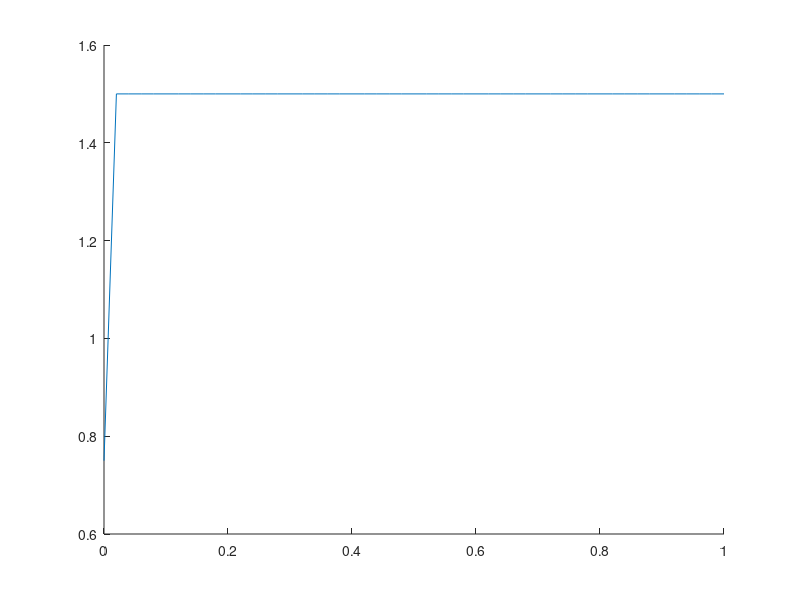
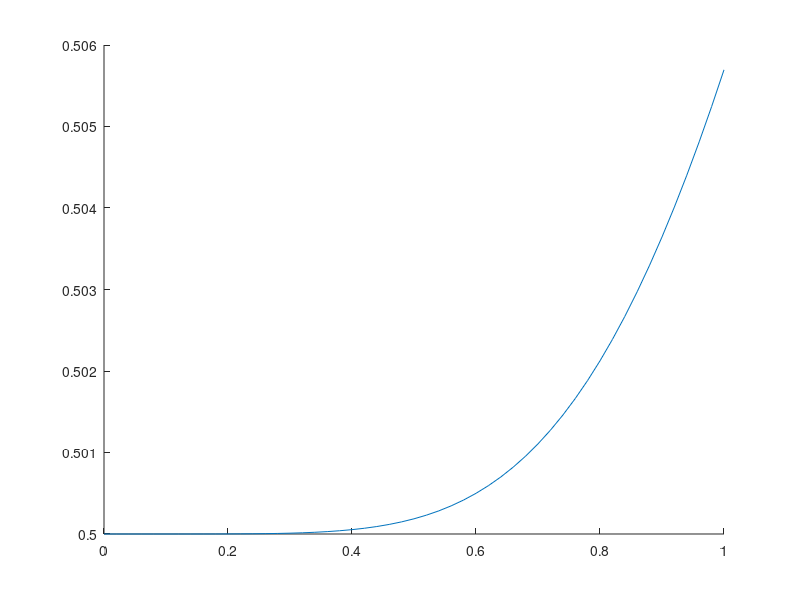
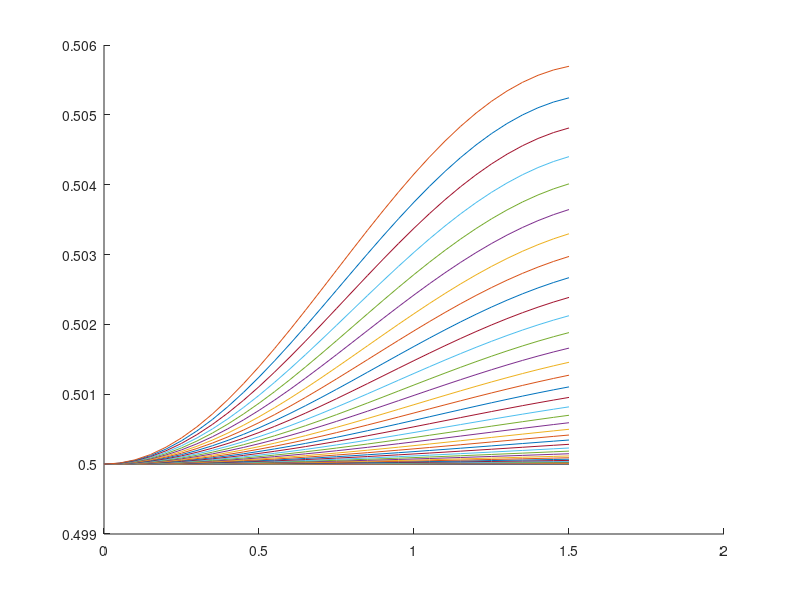

Recreate these plots in MATLAB, in order.
%20180121
%Compute CXZ and CYZ OTOC for intergrable model
N_spin=100;
J=1;
tlist=0:0.01:0.5;
glist=.0:0.1:3;
%t=0.16*12;
cnst=0.5;
H11=diag(ones(1,N_spin-1),1);
% H11(1,N_spin)=-1;
H12=H11-transpose(H11);
% H12(1,N_spin)=1;
% H12(N_spin,1)=-1;
H11=H11+transpose(H11);
H_int=-J/2*[H11,H12; % XX
    -H12,-H11];
% H_int=-J*[H11,cnst*H12; % XX+YY+cnst(XX-YY)
%     -cnst*H12,-H11];
rho0=diag([ones(1,N_spin),-ones(1,N_spin)]);
rho0=rho0/(2*N_spin)^0.5;

CZX=zeros(length(glist),length(tlist));
CZY=zeros(length(glist),length(tlist));

row=1;
for g=glist
    col=1;
    H=H_int+g*diag([-ones(1,N_spin),ones(1,N_spin)]);
    [V,D]=eig(H);
    rhoV=transpose(V)*rho0*V;
    for t=tlist
        rhot=V*diag(exp(diag(1i*D*t)))*rhoV*diag(exp(diag(-1i*D*t)))*transpose(V);
        rho11=rhot(1:N_spin,1:N_spin);
        rho12=rhot(1:N_spin,N_spin+1:2*N_spin);
        
        CZX(row,col)=sum(diag(rho11).^2);
        CZY(row,col)=sum(diag(rho11).^2);
        
        M1=(real(rho11+rho12)).^2;
        M2=(real(rho11-rho12)).^2;
        M3=(imag(rho11)).^2+(imag(rho12)).^2;
        
        for k=1:N_spin-1
            CZX(row,col)=CZX(row,col)+(k+1)*sum(diag(M2,k))+(k-1)*sum(diag(M1,k))+2*k*sum(diag(M3,k));
            CZY(row,col)=CZY(row,col)+(k+1)*sum(diag(M1,k))+(k-1)*sum(diag(M2,k))+2*k*sum(diag(M3,k));
        end
        col=col+1;
    end
    row=row+1;
end

[maxC,temp]=max(CZX,[],1);
maxg=glist(temp);
figure(1)
hold on
plot(tlist*2,maxg/2)
figure(2)
hold on
plot(tlist*2,maxC)
figure(3)
hold on
plot(glist/2,CZX)
% figure(2)
% hold on
% dotoc=CZX(:,2:size(CZY,2))-CZX(:,1:size(CZY,2)-1);
% plot(tlist(1:length(tlist)-1),dotoc/(tlist(2)-tlist(1)))